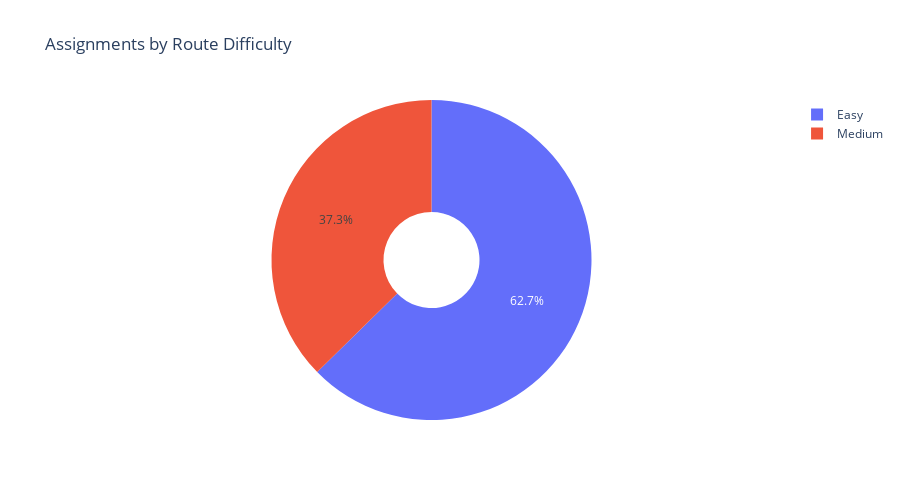

Notebook source saved alongside this figure:
### Code cell
# Assignments by route difficulty
difficulty_counts = assignments_df['route_difficulty'].value_counts()

fig = go.Figure(data=[go.Pie(labels=difficulty_counts.index, values=difficulty_counts.values, hole=0.3)])
fig.update_layout(title='Assignments by Route Difficulty', height=500)
fig.show()

### Figure 1 — Plotly figure (JSON) as saved in the notebook; plotly's stock layout.template omitted (floating-point values rounded to 4 significant figures)
{"data": [{"hole": 0.3, "labels": ["Easy", "Medium"], "type": "pie", "values": [94, 56]}], "layout": {"height": 500, "title": {"text": "Assignments by Route Difficulty"}}}
